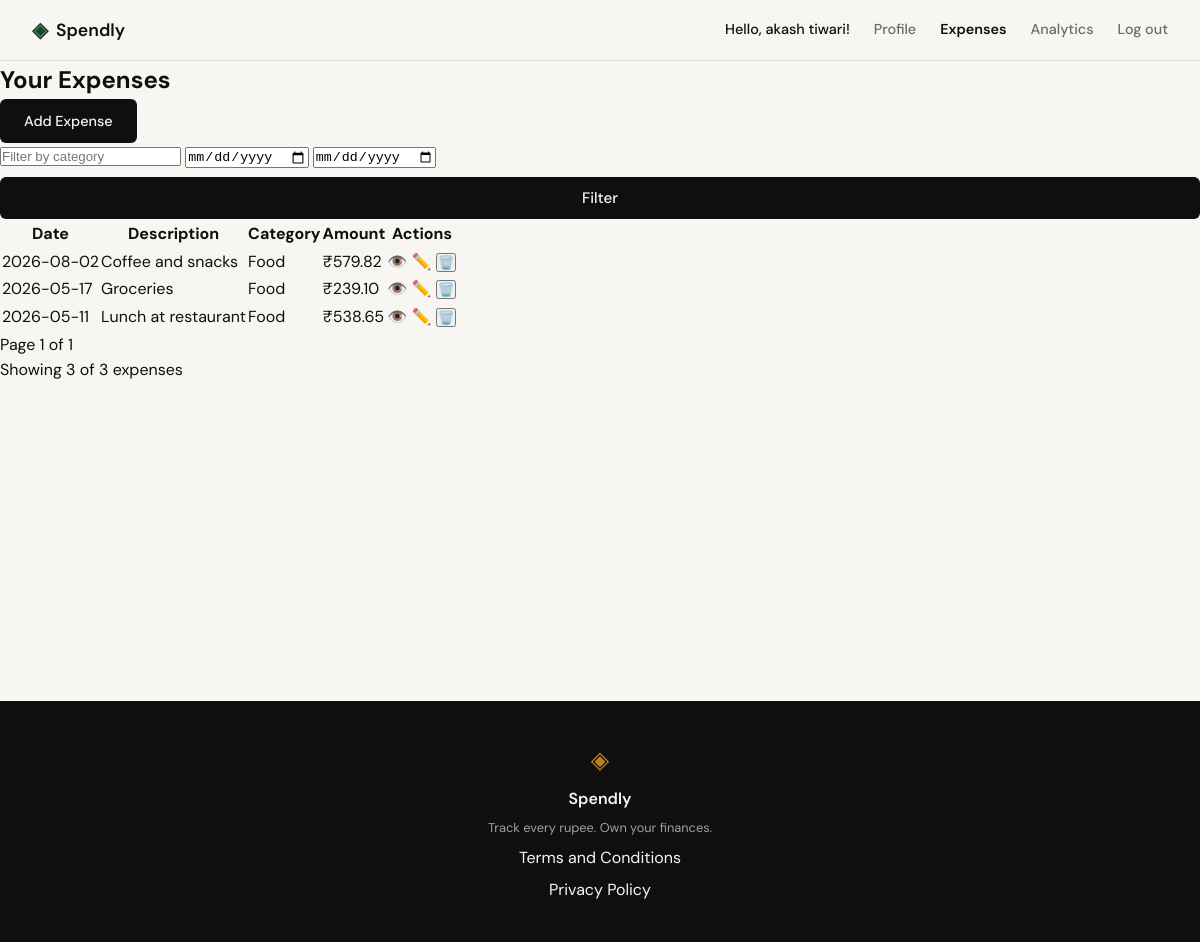
/expenses (signed in), run on an earlier commit of the app's database.
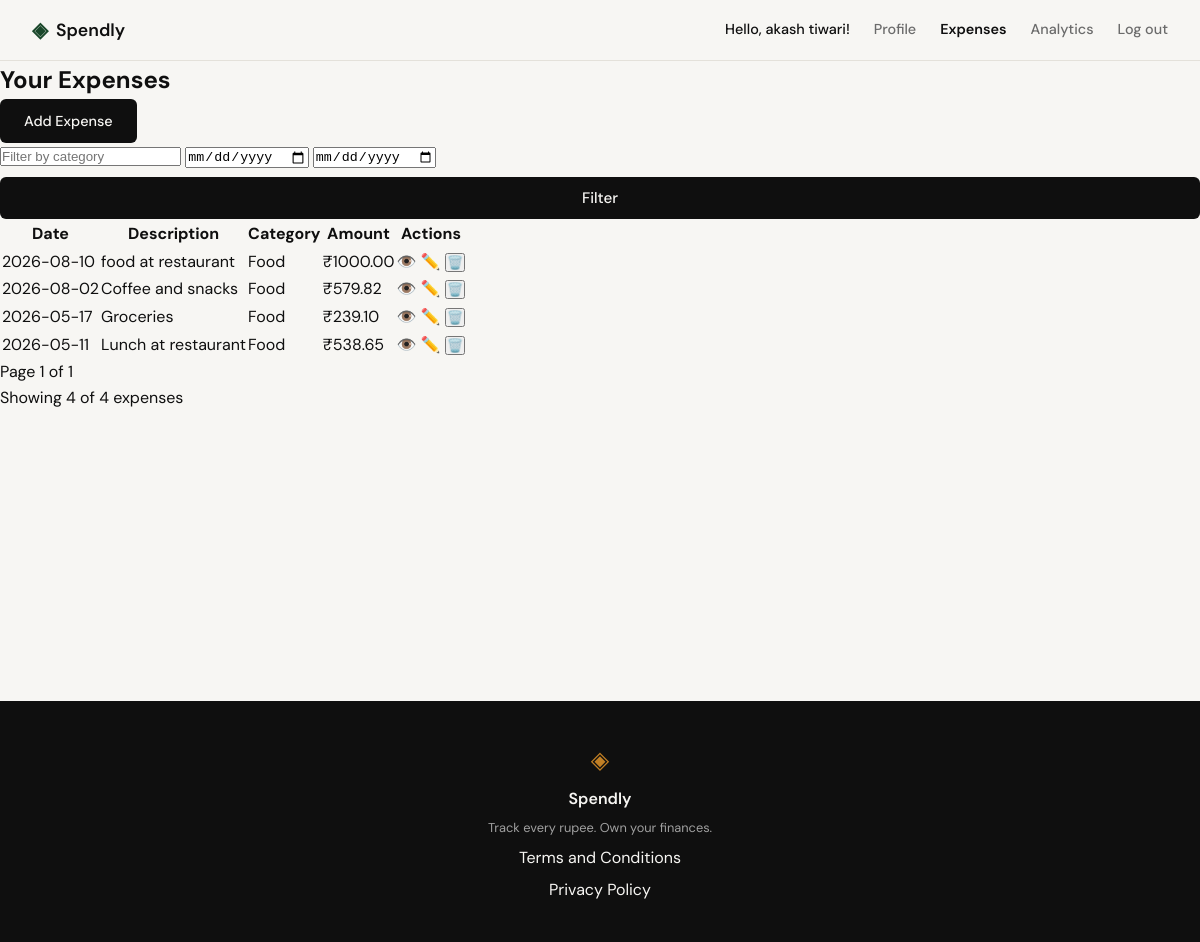
And on a later commit of the database.
### tables this page shows
CREATE TABLE expenses (
            id INTEGER PRIMARY KEY AUTOINCREMENT,
            user_id INTEGER NOT NULL,
            amount REAL NOT NULL,
            category TEXT NOT NULL,
            date TEXT NOT NULL,
            description TEXT,
            created_at TEXT DEFAULT CURRENT_TIMESTAMP,
            FOREIGN KEY (user_id) REFERENCES users (id) ON DELETE CASCADE
        );

### app.py (the view)
@app.route("/expenses")
@login_required
def expenses_index():
    category = request.args.get('category', '')
    start_date = request.args.get('start_date', '')
    end_date = request.args.get('end_date', '')
    page = int(request.args.get('page', 1))
    per_page = int(request.args.get('per_page', 10))
    offset = (page - 1) * per_page
    expenses = get_expenses_by_user(
        session['user_id'],
        limit=per_page,
        offset=offset,
        category=category if category else None,
        start_date=start_date if start_date else None,
        end_date=end_date if end_date else None
    )
    all_expenses = get_expenses_by_user(
        session['user_id'],
        category=category if category else None,
        start_date=start_date if start_date else None,
        end_date=end_date if end_date else None
    )
    total_count = len(all_expenses)
    total_pages = (total_count + per_page - 1) // per_page  # Ceiling division
    return render_template("expenses/index.html",
                         expenses=expenses,
                         current_page=page,
                         total_pages=total_pages,
                         total_count=total_count,
                         per_page=per_page,
                         category=category,
                         start_date=start_date,
                         end_date=end_date)

### app.py (called while the page is built)
def is_authenticated():
    return 'user_id' in session

def login_required(f):
    from functools import wraps
    @wraps(f)
    def decorated_function(*args, **kwargs):
        if not is_authenticated():
            flash('Please log in to access this page.', 'warning')
            return redirect(url_for('login'))
        return f(*args, **kwargs)
    return decorated_function

### database/db.py (called while the page is built)
def get_db():
    db = getattr(g, '_database', None)
    if db is None:
        database_path = current_app.config.get('DATABASE', DATABASE)
        db = g._database = sqlite3.connect(database_path)
        db.row_factory = sqlite3.Row
        db.execute("PRAGMA foreign_keys = ON")
    return db

### templates/expenses/index.html (shortened to what this page needs)
{% extends "base.html" %}
{% block content %}
<section class="expenses-section">
    <div class="expenses-header">
        <h1 class="expenses-title">Your Expenses</h1>
        <div class="expenses-actions">
            <a href="{{ url_for('add_expense') }}" class="btn-primary">Add Expense</a>
            <form method="GET" action="{{ url_for('expenses_index') }}" class="expenses-filter">
                <input type="text" name="category" placeholder="Filter by category" value="{{ category or '' }}">
                <input type="date" name="start_date" value="{{ start_date or '' }}">
                <input type="date" name="end_date" value="{{ end_date or '' }}">
                <button type="submit" class="btn-submit">Filter</button>
            </form>
        </div>
    </div>
    {% if expenses %}
    <div class="expenses-table-container">
        <table class="expenses-table">
            <thead>
                <tr>
                    <th>Date</th>
                    <th>Description</th>
                    <th>Category</th>
                    <th>Amount</th>
                    <th>Actions</th>
                </tr>
            </thead>
            <tbody>
                {% for expense in expenses %}
                <tr class="expense-row">
                    <td>{{ expense.date }}</td>
                    <td>{{ expense.description or 'No description' }}</td>
                    <td>
                        <span class="category-tag category-{{ expense.category|lower|replace(' ', '-') }}">
                            {{ expense.category }}
                        </span>
                    </td>
                    <td>₹{{ "%.2f"|format(expense.amount) }}</td>
                    <td class="expense-actions">
                        <a href="{{ url_for('expense_detail', id=expense.id) }}" class="btn-icon" title="View Details">
                            <span class="icon">👁️</span>
                        </a>
                        <a href="{{ url_for('edit_expense', id=expense.id) }}" class="btn-icon" title="Edit">
                            <span class="icon">✏️</span>
                        </a>
                        <form method="POST" action="{{ url_for('delete_expense', id=expense.id) }}"
                              onsubmit="return confirm('Are you sure you want to delete this expense?');"
                              style="display: inline;">
                            <button type="submit" class="btn-icon" title="Delete">
                                <span class="icon">🗑️</span>
                            </button>
                        </form>
                    </td>
                </tr>
                {% endfor %}
            </tbody>
        </table>
    </div>
    <div class="expenses-pagination">
        <span>Page {{ current_page }} of {{ total_pages }}</span>
    </div>
    <div class="expenses-summary">
        <p>Showing {{ expenses|length }} of {{ total_count }} expenses</p>
    </div>
    {% else %}
    <div class="empty-state">
        <h3>No expenses found</h3>
        <p>Try adjusting your filters or add your first expense.</p>
        <a href="{{ url_for('add_expense') }}" class="btn-primary">Add First Expense</a>
    </div>
    {% endif %}
</section>
{% endblock %}

What changed in the data, as far as the page shows it:
added expenses: date "2026-08-10", description "food at restaurant", category "Food", amount "1000.00"
Also different on the page:
{{ expenses|length }}: "3" → "4"
{{ total_count }}: "3" → "4"
